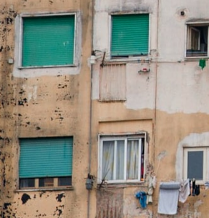
#> input picture color_transfer/base/source_couleur.png, 209 x 218 px, found by its file name
$ python Rabin_peyre.py
#> lines starting #> are read from the running program, lines starting #| are printed output that depends on the picture
# Implementation de hal-00744813
# Par Rabin Julien, Gabriel Peyré
# Régularisation de Wasserstein. Application au Transfert de Couleur

#%% Importations
import cv2
import numpy as np
import matplotlib.pyplot as plt

#%% Opérateurs différentiels: Ile opèrent sur des images couleur
# de taille H W d (d vaut 3 pour une image couleur) H=Hauteur W=largeur


def grad_champ(im):
    """ Renvoie le gradient d'une image. La taille de retour est 2,H,W,d si la
    taille de l'image est H,W,d"""

    out=np.zeros((2,*im.shape),dtype=im.dtype)
    out[0,:,:-1]=im[:,1:]-im[:,:-1]
    out[1,:-1,:]=im[1:,:]-im[:-1,:]
    return out

def div_champ(ch):
    """Renvoies la divergence d'un champ de vecteur. C'est - transposé de
    l'opérateur grad_champ. La sortie est de taille H,W,d si l'entrée est de
    taille 2,H,W,d"""
    out=np.zeros(ch.shape[1:],dtype=ch.dtype)
    out[:,1:-1]=ch[0,:,1:-1]-ch[0,:,:-2]
    out[:,-1]-=ch[0,:,-2]
    out[:,0]=ch[0,:,0]
    out[1:-1,:]+=ch[1,1:-1,:]-ch[1,:-2,:]
    out[0,:]+=ch[1,0,:]
    out[-1,:]-=ch[1,-2,:]

    return out

def prod_scal(X,Y):
    return (X*Y).sum()

# [27 lines left out: functions norm_grad_champ, projinf, chambolle, prox_TV, not called in this run]

def grad_F(w,u,divgradu,lmbL,lmbLS):
    lmbL*(w-u)

# [30 lines left out: functions tirage_thetas, projette_ordonne, prepare_SW2, grad_SW2_un_angle, grad_SW2, not called in this run]


def norm2(X):
    return (X**2).sum()**0.5
# [29 lines left out: function transfert_couleurs, not called in this run]


#%%
test=np.random.randn(256,256,3)
gtest=grad_champ(test)

# on verifie que les deux operateurs sont conjugues
#<grad im | toto>=<im|-div toto> ?
toto=np.random.randn(2,67,89,3)
titi=np.random.randn(67,89,3)
a=prod_scal(grad_champ(titi),toto)
b=prod_scal(titi,div_champ(toto))
print (a+b,a,b)

# [6 lines of commented-out code are left out]

ufile='arecoloriser.png'
vfile='source_couleur.png'


v = cv2.imread(vfile, cv2.IMREAD_COLOR).astype(np.float32)
u = cv2.imread(ufile, cv2.IMREAD_COLOR).astype(np.float32)
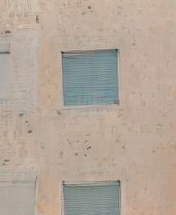
#> input picture color_transfer/base/arecoloriser.png, 176 x 215 px, found by its file name
u=cv2.cvtColor(u,cv2.COLOR_BGR2RGB)
v=cv2.cvtColor(v,cv2.COLOR_BGR2RGB)
v=v[:215,:176,:] # CAS special parce que 'arecoloriser' et 'source_couleur' n'ont pas la meme taille
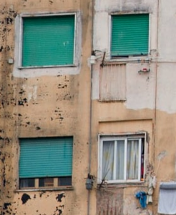
#> v: shape (215, 176, 3) float32; mean R, G, B 142.9, 140.9, 126.9

#%%subsample
uu=np.zeros((u.shape[0]//2,u.shape[1]//2,3))
vv=np.zeros((v.shape[0]//2,v.shape[1]//2,3))
for k in range(2):
    for l in range(2):
#> (the run stopped early here; a loop or call above may not have finished)
